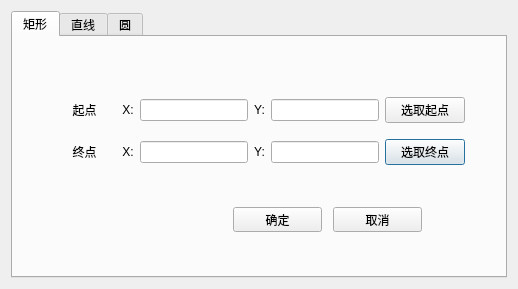
<?xml version="1.0" encoding="UTF-8"?>
<ui version="4.0">
 <class>Dialog</class>
 <widget class="QDialog" name="Dialog">
  <property name="geometry">
   <rect>
    <x>0</x>
    <y>0</y>
    <width>518</width>
    <height>289</height>
   </rect>
  </property>
  <property name="windowTitle">
   <string>添加禁行区域</string>
  </property>
  <layout class="QHBoxLayout" name="horizontalLayout">
   <item>
    <widget class="QTabWidget" name="tabWidget">
     <property name="currentIndex">
      <number>0</number>
     </property>
     <widget class="QWidget" name="tab">
      <attribute name="title">
       <string>矩形</string>
      </attribute>
      <widget class="QWidget" name="gridLayoutWidget">
       <property name="geometry">
        <rect>
         <x>40</x>
         <y>50</y>
         <width>412</width>
         <height>88</height>
        </rect>
       </property>
       <layout class="QGridLayout" name="gridLayout" rowstretch="0,0" columnstretch="2,0,0,0,0,0">
        <item row="0" column="2">
         <widget class="QLineEdit" name="lineEdit">
          <property name="readOnly">
           <bool>true</bool>
          </property>
         </widget>
        </item>
        <item row="1" column="0">
         <widget class="QLabel" name="label_4">
          <property name="text">
           <string>终点</string>
          </property>
          <property name="alignment">
           <set>Qt::AlignCenter</set>
          </property>
         </widget>
        </item>
        <item row="0" column="0">
         <widget class="QLabel" name="label">
          <property name="text">
           <string>起点</string>
          </property>
          <property name="alignment">
           <set>Qt::AlignCenter</set>
          </property>
         </widget>
        </item>
        <item row="1" column="5">
         <widget class="QPushButton" name="pushButton_2">
          <property name="text">
           <string>选取终点</string>
          </property>
         </widget>
        </item>
        <item row="0" column="5">
         <widget class="QPushButton" name="pushButton">
          <property name="text">
           <string>选取起点</string>
          </property>
         </widget>
        </item>
        <item row="0" column="1">
         <widget class="QLabel" name="label_2">
          <property name="text">
           <string>X:</string>
          </property>
          <property name="alignment">
           <set>Qt::AlignCenter</set>
          </property>
         </widget>
        </item>
        <item row="1" column="3">
         <widget class="QLabel" name="label_6">
          <property name="text">
           <string>Y:</string>
          </property>
          <property name="alignment">
           <set>Qt::AlignCenter</set>
          </property>
         </widget>
        </item>
        <item row="1" column="1">
         <widget class="QLabel" name="label_5">
          <property name="text">
           <string>X:</string>
          </property>
          <property name="alignment">
           <set>Qt::AlignCenter</set>
          </property>
         </widget>
        </item>
        <item row="0" column="3">
         <widget class="QLabel" name="label_3">
          <property name="text">
           <string>Y:</string>
          </property>
          <property name="alignment">
           <set>Qt::AlignCenter</set>
          </property>
         </widget>
        </item>
        <item row="0" column="4">
         <widget class="QLineEdit" name="lineEdit_2">
          <property name="readOnly">
           <bool>true</bool>
          </property>
         </widget>
        </item>
        <item row="1" column="2">
         <widget class="QLineEdit" name="lineEdit_3">
          <property name="readOnly">
           <bool>true</bool>
          </property>
         </widget>
        </item>
        <item row="1" column="4">
         <widget class="QLineEdit" name="lineEdit_4">
          <property name="readOnly">
           <bool>true</bool>
          </property>
         </widget>
        </item>
       </layout>
      </widget>
      <widget class="QPushButton" name="pushButton_4">
       <property name="geometry">
        <rect>
         <x>320</x>
         <y>170</y>
         <width>89</width>
         <height>25</height>
        </rect>
       </property>
       <property name="text">
        <string>取消</string>
       </property>
      </widget>
      <widget class="QPushButton" name="pushButton_3">
       <property name="geometry">
        <rect>
         <x>220</x>
         <y>170</y>
         <width>89</width>
         <height>25</height>
        </rect>
       </property>
       <property name="text">
        <string>确定</string>
       </property>
      </widget>
     </widget>
     <widget class="QWidget" name="tab_2">
      <attribute name="title">
       <string>直线</string>
      </attribute>
      <widget class="QWidget" name="gridLayoutWidget_4">
       <property name="geometry">
        <rect>
         <x>40</x>
         <y>50</y>
         <width>412</width>
         <height>88</height>
        </rect>
       </property>
       <layout class="QGridLayout" name="gridLayout_4" rowstretch="0,0" columnstretch="2,0,0,0,0,0">
        <item row="0" column="2">
         <widget class="QLineEdit" name="lineEdit_13">
          <property name="readOnly">
           <bool>true</bool>
          </property>
         </widget>
        </item>
        <item row="1" column="0">
         <widget class="QLabel" name="label_19">
          <property name="text">
           <string>终点</string>
          </property>
          <property name="alignment">
           <set>Qt::AlignCenter</set>
          </property>
         </widget>
        </item>
        <item row="0" column="0">
         <widget class="QLabel" name="label_20">
          <property name="text">
           <string>起点</string>
          </property>
          <property name="alignment">
           <set>Qt::AlignCenter</set>
          </property>
         </widget>
        </item>
        <item row="1" column="5">
         <widget class="QPushButton" name="pushButton_14">
          <property name="text">
           <string>选取终点</string>
          </property>
         </widget>
        </item>
        <item row="0" column="5">
         <widget class="QPushButton" name="pushButton_13">
          <property name="text">
           <string>选取起点</string>
          </property>
         </widget>
        </item>
        <item row="0" column="1">
         <widget class="QLabel" name="label_21">
          <property name="text">
           <string>X:</string>
          </property>
          <property name="alignment">
           <set>Qt::AlignCenter</set>
          </property>
         </widget>
        </item>
        <item row="1" column="3">
         <widget class="QLabel" name="label_22">
          <property name="text">
           <string>Y:</string>
          </property>
          <property name="alignment">
           <set>Qt::AlignCenter</set>
          </property>
         </widget>
        </item>
        <item row="1" column="1">
         <widget class="QLabel" name="label_23">
          <property name="text">
           <string>X:</string>
          </property>
          <property name="alignment">
           <set>Qt::AlignCenter</set>
          </property>
         </widget>
        </item>
        <item row="0" column="3">
         <widget class="QLabel" name="label_24">
          <property name="text">
           <string>Y:</string>
          </property>
          <property name="alignment">
           <set>Qt::AlignCenter</set>
          </property>
         </widget>
        </item>
        <item row="0" column="4">
         <widget class="QLineEdit" name="lineEdit_14">
          <property name="readOnly">
           <bool>true</bool>
          </property>
         </widget>
        </item>
        <item row="1" column="2">
         <widget class="QLineEdit" name="lineEdit_15">
          <property name="readOnly">
           <bool>true</bool>
          </property>
         </widget>
        </item>
        <item row="1" column="4">
         <widget class="QLineEdit" name="lineEdit_16">
          <property name="readOnly">
           <bool>true</bool>
          </property>
         </widget>
        </item>
       </layout>
      </widget>
      <widget class="QPushButton" name="pushButton_15">
       <property name="geometry">
        <rect>
         <x>220</x>
         <y>170</y>
         <width>89</width>
         <height>25</height>
        </rect>
       </property>
       <property name="text">
        <string>确定</string>
       </property>
      </widget>
      <widget class="QPushButton" name="pushButton_16">
       <property name="geometry">
        <rect>
         <x>320</x>
         <y>170</y>
         <width>89</width>
         <height>25</height>
        </rect>
       </property>
       <property name="text">
        <string>取消</string>
       </property>
      </widget>
     </widget>
     <widget class="QWidget" name="tab_7">
      <attribute name="title">
       <string>圆</string>
      </attribute>
      <widget class="QPushButton" name="pushButton_17">
       <property name="geometry">
        <rect>
         <x>220</x>
         <y>170</y>
         <width>89</width>
         <height>25</height>
        </rect>
       </property>
       <property name="text">
        <string>确定</string>
       </property>
      </widget>
      <widget class="QPushButton" name="pushButton_18">
       <property name="geometry">
        <rect>
         <x>320</x>
         <y>170</y>
         <width>89</width>
         <height>25</height>
        </rect>
       </property>
       <property name="text">
        <string>取消</string>
       </property>
      </widget>
      <widget class="QWidget" name="gridLayoutWidget_5">
       <property name="geometry">
        <rect>
         <x>40</x>
         <y>50</y>
         <width>412</width>
         <height>64</height>
        </rect>
       </property>
       <layout class="QGridLayout" name="gridLayout_5" rowstretch="0,0" columnstretch="2,0,0,0,0,0">
        <item row="0" column="5">
         <widget class="QPushButton" name="pushButton_20">
          <property name="text">
           <string>选取点</string>
          </property>
         </widget>
        </item>
        <item row="0" column="1">
         <widget class="QLabel" name="label_27">
          <property name="text">
           <string>X:</string>
          </property>
          <property name="alignment">
           <set>Qt::AlignCenter</set>
          </property>
         </widget>
        </item>
        <item row="0" column="3">
         <widget class="QLabel" name="label_30">
          <property name="text">
           <string>Y:</string>
          </property>
          <property name="alignment">
           <set>Qt::AlignCenter</set>
          </property>
         </widget>
        </item>
        <item row="0" column="4">
         <widget class="QLineEdit" name="lineEdit_18">
          <property name="readOnly">
           <bool>true</bool>
          </property>
         </widget>
        </item>
        <item row="0" column="0">
         <widget class="QLabel" name="label_26">
          <property name="text">
           <string>圆心</string>
          </property>
          <property name="alignment">
           <set>Qt::AlignCenter</set>
          </property>
         </widget>
        </item>
        <item row="0" column="2">
         <widget class="QLineEdit" name="lineEdit_17">
          <property name="readOnly">
           <bool>true</bool>
          </property>
         </widget>
        </item>
        <item row="1" column="0">
         <widget class="QLabel" name="label_7">
          <property name="text">
           <string>半径</string>
          </property>
         </widget>
        </item>
        <item row="1" column="1">
         <widget class="QLabel" name="label_8">
          <property name="text">
           <string>：</string>
          </property>
         </widget>
        </item>
        <item row="1" column="2">
         <widget class="QLineEdit" name="lineEdit_5"/>
        </item>
       </layout>
      </widget>
     </widget>
    </widget>
   </item>
  </layout>
 </widget>
 <resources/>
 <connections/>
</ui>
